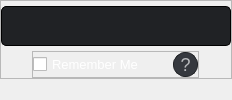
                      <widget class="QWidget" name="premiumacc">
                       <property name="styleSheet">
                        <string notr="true"/>
                       </property>
                       <layout class="QGridLayout" name="gridLayout_5">
                        <property name="leftMargin">
                         <number>0</number>
                        </property>
                        <property name="topMargin">
                         <number>0</number>
                        </property>
                        <property name="rightMargin">
                         <number>0</number>
                        </property>
                        <property name="bottomMargin">
                         <number>0</number>
                        </property>
                        <item row="0" column="0" alignment="Qt::AlignHCenter|Qt::AlignTop">
                         <widget class="QFrame" name="frame_16">
                          <property name="frameShape">
                           <enum>QFrame::StyledPanel</enum>
                          </property>
                          <property name="frameShadow">
                           <enum>QFrame::Raised</enum>
                          </property>
                          <layout class="QVBoxLayout" name="verticalLayout_12">
                           <property name="spacing">
                            <number>10</number>
                           </property>
                           <property name="leftMargin">
                            <number>0</number>
                           </property>
                           <property name="topMargin">
                            <number>0</number>
                           </property>
                           <property name="rightMargin">
                            <number>0</number>
                           </property>
                           <property name="bottomMargin">
                            <number>0</number>
                           </property>
                           <item>
                            <widget class="QLineEdit" name="preaccle_4">
                             <property name="sizePolicy">
                              <sizepolicy hsizetype="Preferred" vsizetype="Preferred">
                               <horstretch>0</horstretch>
                               <verstretch>0</verstretch>
                              </sizepolicy>
                             </property>
                             <property name="minimumSize">
                              <size>
                               <width>230</width>
                               <height>40</height>
                              </size>
                             </property>
                             <property name="maximumSize">
                              <size>
                               <width>230</width>
                               <height>30</height>
                              </size>
                             </property>
                             <property name="styleSheet">
                              <string notr="true">border-radius:5px;
background-color:rgb(32, 34, 37);
border:1px solid black;
color:white;
font:12pt;</string>
                             </property>
                             <property name="text">
                              <string/>
                             </property>
                             <property name="maxLength">
                              <number>320</number>
                             </property>
                             <property name="alignment">
                              <set>Qt::AlignCenter</set>
                             </property>
                             <property name="placeholderText">
                              <string/>
                             </property>
                             <property name="clearButtonEnabled">
                              <bool>false</bool>
                             </property>
                            </widget>
                           </item>
                           <item alignment="Qt::AlignHCenter|Qt::AlignTop">
                            <widget class="QFrame" name="frame_17">
                             <property name="frameShape">
                              <enum>QFrame::StyledPanel</enum>
                             </property>
                             <property name="frameShadow">
                              <enum>QFrame::Raised</enum>
                             </property>
                             <layout class="QHBoxLayout" name="horizontalLayout_11">
                              <property name="spacing">
                               <number>5</number>
                              </property>
                              <property name="leftMargin">
                               <number>0</number>
                              </property>
                              <property name="topMargin">
                               <number>0</number>
                              </property>
                              <property name="rightMargin">
                               <number>0</number>
                              </property>
                              <property name="bottomMargin">
                               <number>0</number>
                              </property>
                              <item>
                               <widget class="QCheckBox" name="rmemail_4">
                                <property name="sizePolicy">
                                 <sizepolicy hsizetype="Preferred" vsizetype="Preferred">
                                  <horstretch>0</horstretch>
                                  <verstretch>0</verstretch>
                                 </sizepolicy>
                                </property>
                                <property name="minimumSize">
                                 <size>
                                  <width>135</width>
                                  <height>20</height>
                                 </size>
                                </property>
                                <property name="maximumSize">
                                 <size>
                                  <width>135</width>
                                  <height>20</height>
                                 </size>
                                </property>
                                <property name="cursor">
                                 <cursorShape>PointingHandCursor</cursorShape>
                                </property>
                                <property name="styleSheet">
                                 <string notr="true">font:10pt;
color:white;</string>
                                </property>
                                <property name="text">
                                 <string>Remember Me</string>
                                </property>
                               </widget>
                              </item>
                              <item>
                               <widget class="QPushButton" name="mojinfo_4">
                                <property name="sizePolicy">
                                 <sizepolicy hsizetype="Preferred" vsizetype="Preferred">
                                  <horstretch>0</horstretch>
                                  <verstretch>0</verstretch>
                                 </sizepolicy>
                                </property>
                                <property name="minimumSize">
                                 <size>
                                  <width>25</width>
                                  <height>25</height>
                                 </size>
                                </property>
                                <property name="maximumSize">
                                 <size>
                                  <width>25</width>
                                  <height>25</height>
                                 </size>
                                </property>
                                <property name="cursor">
                                 <cursorShape>PointingHandCursor</cursorShape>
                                </property>
                                <property name="layoutDirection">
                                 <enum>Qt::RightToLeft</enum>
                                </property>
                                <property name="styleSheet">
                                 <string notr="true">QPushButton {
color:rgb(185, 187, 190);
background-color:rgb(54, 57, 63);
border-radius:12px;
font:18px;
border:1px solid rgb(32, 34, 37);
}
QPushButton:hover {
background-color:rgb(32, 34, 37);
font:19px;
}
QPushButton:pressed {
border-width: 2px;
font:17px;
}</string>
                                </property>
                                <property name="text">
                                 <string>?</string>
                                </property>
                               </widget>
                              </item>
                             </layout>
                            </widget>
                           </item>
                          </layout>
                         </widget>
                        </item>
                       </layout>
                      </widget>
